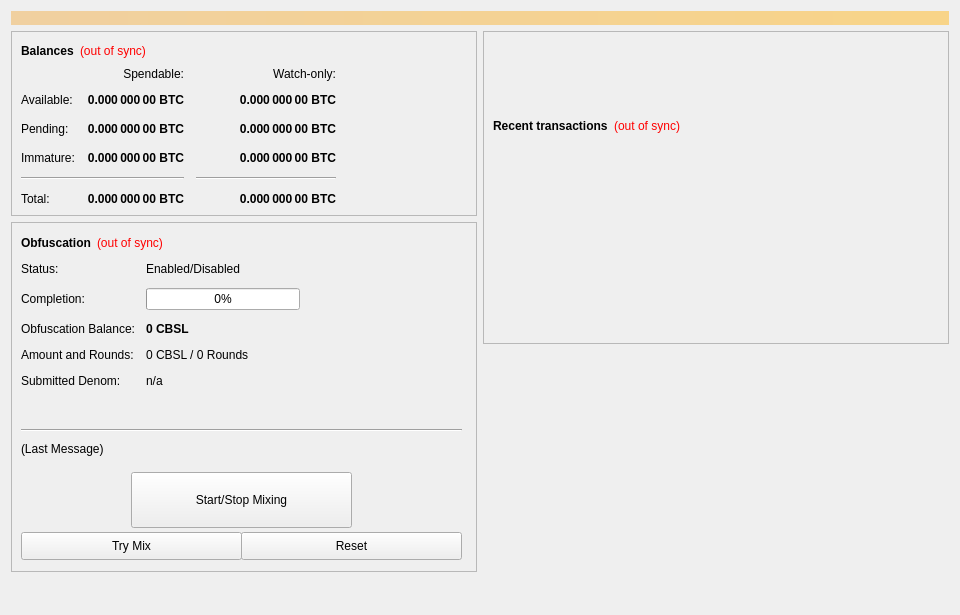
<?xml version="1.0" encoding="UTF-8"?>
<ui version="4.0">
 <class>OverviewPage</class>
 <widget class="QWidget" name="OverviewPage">
  <property name="geometry">
   <rect>
    <x>0</x>
    <y>0</y>
    <width>960</width>
    <height>615</height>
   </rect>
  </property>
  <property name="minimumSize">
   <size>
    <width>960</width>
    <height>0</height>
   </size>
  </property>
  <property name="windowTitle">
   <string>Form</string>
  </property>
  <layout class="QVBoxLayout" name="topLayout">
   <item>
    <widget class="QLabel" name="labelAlerts">
     <property name="visible">
      <bool>false</bool>
     </property>
     <property name="styleSheet">
      <string notr="true">background-color: qlineargradient(x1: 0, y1: 0, x2: 1, y2: 0, stop:0 #F0D0A0, stop:1 #F8D488); color:#000000;</string>
     </property>
     <property name="wordWrap">
      <bool>true</bool>
     </property>
     <property name="margin">
      <number>3</number>
     </property>
    </widget>
   </item>
   <item>
    <layout class="QHBoxLayout" name="horizontalLayout" stretch="1,1">
     <item>
      <layout class="QVBoxLayout" name="verticalLayout_2">
       <item>
        <widget class="QFrame" name="frame">
         <property name="frameShape">
          <enum>QFrame::StyledPanel</enum>
         </property>
         <property name="frameShadow">
          <enum>QFrame::Raised</enum>
         </property>
         <layout class="QVBoxLayout" name="verticalLayout_4">
          <item>
           <layout class="QHBoxLayout" name="horizontalLayout_4">
            <item>
             <widget class="QLabel" name="label_5">
              <property name="font">
               <font>
                <weight>75</weight>
                <bold>true</bold>
               </font>
              </property>
              <property name="text">
               <string>Balances</string>
              </property>
             </widget>
            </item>
            <item>
             <widget class="QLabel" name="labelWalletStatus">
              <property name="cursor">
               <cursorShape>WhatsThisCursor</cursorShape>
              </property>
              <property name="toolTip">
               <string>The displayed information may be out of date. Your wallet automatically synchronizes with the CBSL network after a connection is established, but this process has not completed yet.</string>
              </property>
              <property name="styleSheet">
               <string notr="true">QLabel { color: red; }</string>
              </property>
              <property name="text">
               <string notr="true">(out of sync)</string>
              </property>
              <property name="alignment">
               <set>Qt::AlignLeading|Qt::AlignLeft|Qt::AlignVCenter</set>
              </property>
             </widget>
            </item>
            <item>
             <spacer name="horizontalSpacer_3">
              <property name="orientation">
               <enum>Qt::Horizontal</enum>
              </property>
              <property name="sizeHint" stdset="0">
               <size>
                <width>40</width>
                <height>20</height>
               </size>
              </property>
             </spacer>
            </item>
           </layout>
          </item>
          <item>
           <layout class="QGridLayout" name="gridLayout">
            <property name="spacing">
             <number>12</number>
            </property>
            <item row="2" column="2">
             <widget class="QLabel" name="labelWatchPending">
              <property name="font">
               <font>
                <weight>75</weight>
                <bold>true</bold>
               </font>
              </property>
              <property name="cursor">
               <cursorShape>IBeamCursor</cursorShape>
              </property>
              <property name="toolTip">
               <string>Unconfirmed transactions to watch-only addresses</string>
              </property>
              <property name="text">
               <string notr="true">0.000 000 00 BTC</string>
              </property>
              <property name="alignment">
               <set>Qt::AlignRight|Qt::AlignTrailing|Qt::AlignVCenter</set>
              </property>
              <property name="textInteractionFlags">
               <set>Qt::LinksAccessibleByMouse|Qt::TextSelectableByKeyboard|Qt::TextSelectableByMouse</set>
              </property>
             </widget>
            </item>
            <item row="2" column="1">
             <widget class="QLabel" name="labelUnconfirmed">
              <property name="font">
               <font>
                <weight>75</weight>
                <bold>true</bold>
               </font>
              </property>
              <property name="cursor">
               <cursorShape>IBeamCursor</cursorShape>
              </property>
              <property name="toolTip">
               <string>Total of transactions that have yet to be confirmed, and do not yet count toward the spendable balance</string>
              </property>
              <property name="text">
               <string notr="true">0.000 000 00 BTC</string>
              </property>
              <property name="alignment">
               <set>Qt::AlignRight|Qt::AlignTrailing|Qt::AlignVCenter</set>
              </property>
              <property name="textInteractionFlags">
               <set>Qt::LinksAccessibleByMouse|Qt::TextSelectableByKeyboard|Qt::TextSelectableByMouse</set>
              </property>
             </widget>
            </item>
            <item row="3" column="2">
             <widget class="QLabel" name="labelWatchImmature">
              <property name="font">
               <font>
                <weight>75</weight>
                <bold>true</bold>
               </font>
              </property>
              <property name="cursor">
               <cursorShape>IBeamCursor</cursorShape>
              </property>
              <property name="toolTip">
               <string>Staked or masternode rewards in watch-only addresses that has not yet matured</string>
              </property>
              <property name="text">
               <string notr="true">0.000 000 00 BTC</string>
              </property>
              <property name="alignment">
               <set>Qt::AlignRight|Qt::AlignTrailing|Qt::AlignVCenter</set>
              </property>
              <property name="textInteractionFlags">
               <set>Qt::LinksAccessibleByMouse|Qt::TextSelectableByKeyboard|Qt::TextSelectableByMouse</set>
              </property>
             </widget>
            </item>
            <item row="4" column="0" colspan="2">
             <widget class="Line" name="lineSpendableBalance">
              <property name="orientation">
               <enum>Qt::Horizontal</enum>
              </property>
             </widget>
            </item>
            <item row="4" column="2">
             <widget class="Line" name="lineWatchBalance">
              <property name="sizePolicy">
               <sizepolicy hsizetype="Preferred" vsizetype="Fixed">
                <horstretch>0</horstretch>
                <verstretch>0</verstretch>
               </sizepolicy>
              </property>
              <property name="minimumSize">
               <size>
                <width>140</width>
                <height>0</height>
               </size>
              </property>
              <property name="orientation">
               <enum>Qt::Horizontal</enum>
              </property>
             </widget>
            </item>
            <item row="5" column="0">
             <widget class="QLabel" name="labelTotalText">
              <property name="text">
               <string>Total:</string>
              </property>
             </widget>
            </item>
            <item row="3" column="1">
             <widget class="QLabel" name="labelImmature">
              <property name="font">
               <font>
                <weight>75</weight>
                <bold>true</bold>
               </font>
              </property>
              <property name="cursor">
               <cursorShape>IBeamCursor</cursorShape>
              </property>
              <property name="toolTip">
               <string>Staked or masternode rewards that has not yet matured</string>
              </property>
              <property name="text">
               <string notr="true">0.000 000 00 BTC</string>
              </property>
              <property name="alignment">
               <set>Qt::AlignRight|Qt::AlignTrailing|Qt::AlignVCenter</set>
              </property>
              <property name="textInteractionFlags">
               <set>Qt::LinksAccessibleByMouse|Qt::TextSelectableByKeyboard|Qt::TextSelectableByMouse</set>
              </property>
             </widget>
            </item>
            <item row="2" column="3">
             <spacer name="horizontalSpacer_2">
              <property name="orientation">
               <enum>Qt::Horizontal</enum>
              </property>
              <property name="sizeHint" stdset="0">
               <size>
                <width>40</width>
                <height>20</height>
               </size>
              </property>
             </spacer>
            </item>
            <item row="3" column="0">
             <widget class="QLabel" name="labelImmatureText">
              <property name="text">
               <string>Immature:</string>
              </property>
             </widget>
            </item>
            <item row="5" column="1">
             <widget class="QLabel" name="labelTotal">
              <property name="font">
               <font>
                <weight>75</weight>
                <bold>true</bold>
               </font>
              </property>
              <property name="cursor">
               <cursorShape>IBeamCursor</cursorShape>
              </property>
              <property name="toolTip">
               <string>Your current total balance</string>
              </property>
              <property name="text">
               <string notr="true">0.000 000 00 BTC</string>
              </property>
              <property name="alignment">
               <set>Qt::AlignRight|Qt::AlignTrailing|Qt::AlignVCenter</set>
              </property>
              <property name="textInteractionFlags">
               <set>Qt::LinksAccessibleByMouse|Qt::TextSelectableByKeyboard|Qt::TextSelectableByMouse</set>
              </property>
             </widget>
            </item>
            <item row="5" column="2">
             <widget class="QLabel" name="labelWatchTotal">
              <property name="font">
               <font>
                <weight>75</weight>
                <bold>true</bold>
               </font>
              </property>
              <property name="cursor">
               <cursorShape>IBeamCursor</cursorShape>
              </property>
              <property name="toolTip">
               <string>Current total balance in watch-only addresses</string>
              </property>
              <property name="text">
               <string notr="true">0.000 000 00 BTC</string>
              </property>
              <property name="alignment">
               <set>Qt::AlignRight|Qt::AlignTrailing|Qt::AlignVCenter</set>
              </property>
              <property name="textInteractionFlags">
               <set>Qt::LinksAccessibleByMouse|Qt::TextSelectableByKeyboard|Qt::TextSelectableByMouse</set>
              </property>
             </widget>
            </item>
            <item row="0" column="2">
             <widget class="QLabel" name="labelWatchonly">
              <property name="text">
               <string>Watch-only:</string>
              </property>
              <property name="alignment">
               <set>Qt::AlignRight|Qt::AlignTrailing|Qt::AlignVCenter</set>
              </property>
             </widget>
            </item>
            <item row="1" column="0">
             <widget class="QLabel" name="labelBalanceText">
              <property name="text">
               <string>Available:</string>
              </property>
             </widget>
            </item>
            <item row="1" column="1">
             <widget class="QLabel" name="labelBalance">
              <property name="font">
               <font>
                <weight>75</weight>
                <bold>true</bold>
               </font>
              </property>
              <property name="cursor">
               <cursorShape>IBeamCursor</cursorShape>
              </property>
              <property name="toolTip">
               <string>Your current spendable balance</string>
              </property>
              <property name="text">
               <string notr="true">0.000 000 00 BTC</string>
              </property>
              <property name="alignment">
               <set>Qt::AlignRight|Qt::AlignTrailing|Qt::AlignVCenter</set>
              </property>
              <property name="textInteractionFlags">
               <set>Qt::LinksAccessibleByMouse|Qt::TextSelectableByKeyboard|Qt::TextSelectableByMouse</set>
              </property>
             </widget>
            </item>
            <item row="1" column="2">
             <widget class="QLabel" name="labelWatchAvailable">
              <property name="font">
               <font>
                <weight>75</weight>
                <bold>true</bold>
               </font>
              </property>
              <property name="cursor">
               <cursorShape>IBeamCursor</cursorShape>
              </property>
              <property name="toolTip">
               <string>Your current balance in watch-only addresses</string>
              </property>
              <property name="text">
               <string notr="true">0.000 000 00 BTC</string>
              </property>
              <property name="alignment">
               <set>Qt::AlignRight|Qt::AlignTrailing|Qt::AlignVCenter</set>
              </property>
              <property name="textInteractionFlags">
               <set>Qt::LinksAccessibleByMouse|Qt::TextSelectableByKeyboard|Qt::TextSelectableByMouse</set>
              </property>
             </widget>
            </item>
            <item row="2" column="0">
             <widget class="QLabel" name="labelPendingText">
              <property name="text">
               <string>Pending:</string>
              </property>
             </widget>
            </item>
            <item row="0" column="1">
             <widget class="QLabel" name="labelSpendable">
              <property name="text">
               <string>Spendable:</string>
              </property>
              <property name="alignment">
               <set>Qt::AlignRight|Qt::AlignTrailing|Qt::AlignVCenter</set>
              </property>
             </widget>
            </item>
           </layout>
          </item>
         </layout>
        </widget>
       </item>
       <item>
        <widget class="QFrame" name="frameObfuscation">
         <property name="minimumSize">
          <size>
           <width>0</width>
           <height>350</height>
          </size>
         </property>
         <property name="layoutDirection">
          <enum>Qt::LeftToRight</enum>
         </property>
         <property name="frameShape">
          <enum>QFrame::StyledPanel</enum>
         </property>
         <property name="frameShadow">
          <enum>QFrame::Raised</enum>
         </property>
         <widget class="QWidget" name="formLayoutWidget">
          <property name="geometry">
           <rect>
            <x>10</x>
            <y>40</y>
            <width>451</width>
            <height>161</height>
           </rect>
          </property>
          <layout class="QFormLayout" name="formLayout">
           <property name="fieldGrowthPolicy">
            <enum>QFormLayout::AllNonFixedFieldsGrow</enum>
           </property>
           <property name="horizontalSpacing">
            <number>11</number>
           </property>
           <property name="verticalSpacing">
            <number>12</number>
           </property>
           <item row="0" column="0">
            <widget class="QLabel" name="label_6">
             <property name="text">
              <string>Status:</string>
             </property>
            </widget>
           </item>
           <item row="1" column="0">
            <widget class="QLabel" name="label_7">
             <property name="text">
              <string>Completion:</string>
             </property>
            </widget>
           </item>
           <item row="1" column="1">
            <widget class="QProgressBar" name="obfuscationProgress">
             <property name="maximumSize">
              <size>
               <width>154</width>
               <height>16777215</height>
              </size>
             </property>
             <property name="value">
              <number>0</number>
             </property>
            </widget>
           </item>
           <item row="2" column="0">
            <widget class="QLabel" name="labelAnonymizedText">
             <property name="text">
              <string>Obfuscation Balance:</string>
             </property>
            </widget>
           </item>
           <item row="2" column="1">
            <widget class="QLabel" name="labelAnonymized">
             <property name="font">
              <font>
               <weight>75</weight>
               <bold>true</bold>
              </font>
             </property>
             <property name="text">
              <string notr="true">0 CBSL</string>
             </property>
            </widget>
           </item>
           <item row="3" column="0">
            <widget class="QLabel" name="label_8">
             <property name="text">
              <string>Amount and Rounds:</string>
             </property>
            </widget>
           </item>
           <item row="3" column="1">
            <widget class="QLabel" name="labelAmountRounds">
             <property name="text">
              <string>0 CBSL / 0 Rounds</string>
             </property>
            </widget>
           </item>
           <item row="4" column="0">
            <widget class="QLabel" name="label_9">
             <property name="text">
              <string>Submitted Denom:</string>
             </property>
            </widget>
           </item>
           <item row="4" column="1">
            <widget class="QLabel" name="labelSubmittedDenom">
             <property name="toolTip">
              <string>The denominations you submitted to the Masternode.&lt;br&gt;To mix, other users must submit the exact same denominations.</string>
             </property>
             <property name="text">
              <string>n/a</string>
             </property>
            </widget>
           </item>
           <item row="0" column="1">
            <widget class="QLabel" name="obfuscationEnabled">
             <property name="text">
              <string>Enabled/Disabled</string>
             </property>
            </widget>
           </item>
          </layout>
         </widget>
         <widget class="QPushButton" name="runAutoDenom">
          <property name="geometry">
           <rect>
            <x>251</x>
            <y>17</y>
            <width>1</width>
            <height>1</height>
           </rect>
          </property>
          <property name="palette">
           <palette>
            <active>
             <colorrole role="WindowText">
              <brush brushstyle="SolidPattern">
               <color alpha="255">
                <red>0</red>
                <green>0</green>
                <blue>0</blue>
               </color>
              </brush>
             </colorrole>
             <colorrole role="Button">
              <brush brushstyle="SolidPattern">
               <color alpha="255">
                <red>239</red>
                <green>238</green>
                <blue>238</blue>
               </color>
              </brush>
             </colorrole>
             <colorrole role="Light">
              <brush brushstyle="SolidPattern">
               <color alpha="255">
                <red>255</red>
                <green>255</green>
                <blue>255</blue>
               </color>
              </brush>
             </colorrole>
             <colorrole role="Midlight">
              <brush brushstyle="SolidPattern">
               <color alpha="255">
                <red>247</red>
                <green>246</green>
                <blue>246</blue>
               </color>
              </brush>
             </colorrole>
             <colorrole role="Dark">
              <brush brushstyle="SolidPattern">
               <color alpha="255">
                <red>119</red>
                <green>119</green>
                <blue>119</blue>
               </color>
              </brush>
             </colorrole>
             <colorrole role="Mid">
              <brush brushstyle="SolidPattern">
               <color alpha="255">
                <red>159</red>
                <green>159</green>
                <blue>159</blue>
               </color>
              </brush>
             </colorrole>
             <colorrole role="Text">
              <brush brushstyle="SolidPattern">
               <color alpha="255">
                <red>0</red>
                <green>0</green>
                <blue>0</blue>
               </color>
              </brush>
             </colorrole>
             <colorrole role="BrightText">
              <brush brushstyle="SolidPattern">
               <color alpha="255">
                <red>255</red>
                <green>255</green>
                <blue>255</blue>
               </color>
              </brush>
             </colorrole>
             <colorrole role="ButtonText">
              <brush brushstyle="SolidPattern">
               <color alpha="255">
                <red>0</red>
                <green>0</green>
                <blue>0</blue>
               </color>
              </brush>
             </colorrole>
             <colorrole role="Base">
              <brush brushstyle="SolidPattern">
               <color alpha="255">
                <red>255</red>
                <green>255</green>
                <blue>255</blue>
               </color>
              </brush>
             </colorrole>
             <colorrole role="Window">
              <brush brushstyle="SolidPattern">
               <color alpha="255">
                <red>239</red>
                <green>238</green>
                <blue>238</blue>
               </color>
              </brush>
             </colorrole>
             <colorrole role="Shadow">
              <brush brushstyle="SolidPattern">
               <color alpha="255">
                <red>0</red>
                <green>0</green>
                <blue>0</blue>
               </color>
              </brush>
             </colorrole>
             <colorrole role="AlternateBase">
              <brush brushstyle="SolidPattern">
               <color alpha="255">
                <red>247</red>
                <green>246</green>
                <blue>246</blue>
               </color>
              </brush>
             </colorrole>
             <colorrole role="ToolTipBase">
              <brush brushstyle="SolidPattern">
               <color alpha="255">
                <red>255</red>
                <green>255</green>
                <blue>220</blue>
               </color>
              </brush>
             </colorrole>
             <colorrole role="ToolTipText">
              <brush brushstyle="SolidPattern">
               <color alpha="255">
                <red>0</red>
                <green>0</green>
                <blue>0</blue>
               </color>
              </brush>
             </colorrole>
            </active>
            <inactive>
             <colorrole role="WindowText">
              <brush brushstyle="SolidPattern">
               <color alpha="255">
                <red>0</red>
                <green>0</green>
                <blue>0</blue>
               </color>
              </brush>
             </colorrole>
             <colorrole role="Button">
              <brush brushstyle="SolidPattern">
               <color alpha="255">
                <red>239</red>
                <green>238</green>
                <blue>238</blue>
               </color>
              </brush>
             </colorrole>
             <colorrole role="Light">
              <brush brushstyle="SolidPattern">
               <color alpha="255">
                <red>255</red>
                <green>255</green>
                <blue>255</blue>
               </color>
              </brush>
             </colorrole>
             <colorrole role="Midlight">
              <brush brushstyle="SolidPattern">
               <color alpha="255">
                <red>247</red>
                <green>246</green>
                <blue>246</blue>
               </color>
              </brush>
             </colorrole>
             <colorrole role="Dark">
              <brush brushstyle="SolidPattern">
               <color alpha="255">
                <red>119</red>
                <green>119</green>
                <blue>119</blue>
               </color>
              </brush>
             </colorrole>
             <colorrole role="Mid">
              <brush brushstyle="SolidPattern">
               <color alpha="255">
                <red>159</red>
                <green>159</green>
                <blue>159</blue>
               </color>
              </brush>
             </colorrole>
             <colorrole role="Text">
              <brush brushstyle="SolidPattern">
               <color alpha="255">
                <red>0</red>
                <green>0</green>
                <blue>0</blue>
               </color>
              </brush>
             </colorrole>
             <colorrole role="BrightText">
              <brush brushstyle="SolidPattern">
               <color alpha="255">
                <red>255</red>
                <green>255</green>
                <blue>255</blue>
               </color>
              </brush>
             </colorrole>
             <colorrole role="ButtonText">
              <brush brushstyle="SolidPattern">
               <color alpha="255">
                <red>0</red>
                <green>0</green>
                <blue>0</blue>
               </color>
              </brush>
             </colorrole>
             <colorrole role="Base">
              <brush brushstyle="SolidPattern">
               <color alpha="255">
                <red>255</red>
                <green>255</green>
                <blue>255</blue>
               </color>
              </brush>
             </colorrole>
             <colorrole role="Window">
              <brush brushstyle="SolidPattern">
               <color alpha="255">
                <red>239</red>
                <green>238</green>
                <blue>238</blue>
               </color>
              </brush>
             </colorrole>
             <colorrole role="Shadow">
              <brush brushstyle="SolidPattern">
               <color alpha="255">
                <red>0</red>
                <green>0</green>
                <blue>0</blue>
               </color>
              </brush>
             </colorrole>
             <colorrole role="AlternateBase">
              <brush brushstyle="SolidPattern">
               <color alpha="255">
                <red>247</red>
                <green>246</green>
                <blue>246</blue>
               </color>
              </brush>
             </colorrole>
             <colorrole role="ToolTipBase">
              <brush brushstyle="SolidPattern">
               <color alpha="255">
                <red>255</red>
                <green>255</green>
                <blue>220</blue>
               </color>
              </brush>
             </colorrole>
             <colorrole role="ToolTipText">
              <brush brushstyle="SolidPattern">
               <color alpha="255">
                <red>0</red>
                <green>0</green>
                <blue>0</blue>
               </color>
              </brush>
             </colorrole>
            </inactive>
            <disabled>
             <colorrole role="WindowText">
              <brush brushstyle="SolidPattern">
               <color alpha="255">
                <red>119</red>
                <green>119</green>
                <blue>119</blue>
               </color>
              </brush>
             </colorrole>
             <colorrole role="Button">
              <brush brushstyle="SolidPattern">
               <color alpha="255">
                <red>239</red>
                <green>238</green>
                <blue>238</blue>
               </color>
              </brush>
             </colorrole>
             <colorrole role="Light">
              <brush brushstyle="SolidPattern">
               <color alpha="255">
                <red>255</red>
                <green>255</green>
                <blue>255</blue>
               </color>
              </brush>
             </colorrole>
             <colorrole role="Midlight">
              <brush brushstyle="SolidPattern">
               <color alpha="255">
                <red>247</red>
                <green>246</green>
                <blue>246</blue>
               </color>
              </brush>
             </colorrole>
             <colorrole role="Dark">
              <brush brushstyle="SolidPattern">
               <color alpha="255">
                <red>119</red>
                <green>119</green>
                <blue>119</blue>
               </color>
              </brush>
             </colorrole>
             <colorrole role="Mid">
              <brush brushstyle="SolidPattern">
               <color alpha="255">
                <red>159</red>
                <green>159</green>
                <blue>159</blue>
               </color>
              </brush>
             </colorrole>
             <colorrole role="Text">
              <brush brushstyle="SolidPattern">
               <color alpha="255">
                <red>119</red>
                <green>119</green>
                <blue>119</blue>
               </color>
              </brush>
             </colorrole>
             <colorrole role="BrightText">
              <brush brushstyle="SolidPattern">
               <color alpha="255">
                <red>255</red>
                <green>255</green>
                <blue>255</blue>
               </color>
              </brush>
             </colorrole>
             <colorrole role="ButtonText">
              <brush brushstyle="SolidPattern">
               <color alpha="255">
                <red>119</red>
                <green>119</green>
                <blue>119</blue>
               </color>
              </brush>
             </colorrole>
             <colorrole role="Base">
              <brush brushstyle="SolidPattern">
               <color alpha="255">
                <red>239</red>
                <green>238</green>
                <blue>238</blue>
               </color>
              </brush>
             </colorrole>
             <colorrole role="Window">
              <brush brushstyle="SolidPattern">
               <color alpha="255">
                <red>239</red>
                <green>238</green>
                <blue>238</blue>
               </color>
              </brush>
             </colorrole>
             <colorrole role="Shadow">
              <brush brushstyle="SolidPattern">
               <color alpha="255">
                <red>0</red>
                <green>0</green>
                <blue>0</blue>
               </color>
              </brush>
             </colorrole>
             <colorrole role="AlternateBase">
              <brush brushstyle="SolidPattern">
               <color alpha="255">
                <red>239</red>
                <green>238</green>
                <blue>238</blue>
               </color>
              </brush>
             </colorrole>
             <colorrole role="ToolTipBase">
              <brush brushstyle="SolidPattern">
               <color alpha="255">
                <red>255</red>
                <green>255</green>
                <blue>220</blue>
               </color>
              </brush>
             </colorrole>
             <colorrole role="ToolTipText">
              <brush brushstyle="SolidPattern">
               <color alpha="255">
                <red>0</red>
                <green>0</green>
                <blue>0</blue>
               </color>
              </brush>
             </colorrole>
            </disabled>
           </palette>
          </property>
          <property name="focusPolicy">
           <enum>Qt::NoFocus</enum>
          </property>
          <property name="autoFillBackground">
           <bool>true</bool>
          </property>
          <property name="text">
           <string/>
          </property>
          <property name="flat">
           <bool>true</bool>
          </property>
         </widget>
         <widget class="QPushButton" name="toggleObfuscation">
          <property name="geometry">
           <rect>
            <x>120</x>
            <y>250</y>
            <width>221</width>
            <height>56</height>
           </rect>
          </property>
          <property name="sizePolicy">
           <sizepolicy hsizetype="MinimumExpanding" vsizetype="Fixed">
            <horstretch>0</horstretch>
            <verstretch>0</verstretch>
           </sizepolicy>
          </property>
          <property name="text">
           <string>Start/Stop Mixing</string>
          </property>
         </widget>
         <widget class="Line" name="lineLastMessage">
          <property name="geometry">
           <rect>
            <x>10</x>
            <y>200</y>
            <width>441</width>
            <height>16</height>
           </rect>
          </property>
          <property name="orientation">
           <enum>Qt::Horizontal</enum>
          </property>
         </widget>
         <widget class="QLabel" name="obfuscationStatus">
          <property name="geometry">
           <rect>
            <x>10</x>
            <y>220</y>
            <width>451</width>
            <height>61</height>
           </rect>
          </property>
          <property name="minimumSize">
           <size>
            <width>288</width>
            <height>43</height>
           </size>
          </property>
          <property name="text">
           <string>(Last Message)</string>
          </property>
          <property name="alignment">
           <set>Qt::AlignLeading|Qt::AlignLeft|Qt::AlignTop</set>
          </property>
          <property name="wordWrap">
           <bool>true</bool>
          </property>
         </widget>
         <widget class="QPushButton" name="obfuscationAuto">
          <property name="geometry">
           <rect>
            <x>10</x>
            <y>310</y>
            <width>221</width>
            <height>28</height>
           </rect>
          </property>
          <property name="sizePolicy">
           <sizepolicy hsizetype="MinimumExpanding" vsizetype="Fixed">
            <horstretch>0</horstretch>
            <verstretch>0</verstretch>
           </sizepolicy>
          </property>
          <property name="toolTip">
           <string>Try to manually submit a Obfuscation request.</string>
          </property>
          <property name="text">
           <string>Try Mix</string>
          </property>
         </widget>
         <widget class="QPushButton" name="obfuscationReset">
          <property name="geometry">
           <rect>
            <x>230</x>
            <y>310</y>
            <width>221</width>
            <height>28</height>
           </rect>
          </property>
          <property name="sizePolicy">
           <sizepolicy hsizetype="MinimumExpanding" vsizetype="Fixed">
            <horstretch>0</horstretch>
            <verstretch>0</verstretch>
           </sizepolicy>
          </property>
          <property name="toolTip">
           <string>Reset the current status of Obfuscation (can interrupt Obfuscation if it's in the process of Mixing, which can cost you money!)</string>
          </property>
          <property name="autoFillBackground">
           <bool>false</bool>
          </property>
          <property name="text">
           <string>Reset</string>
          </property>
         </widget>
         <widget class="QWidget" name="layoutWidget">
          <property name="geometry">
           <rect>
            <x>10</x>
            <y>10</y>
            <width>431</width>
            <height>22</height>
           </rect>
          </property>
          <layout class="QHBoxLayout" name="horizontalLayout_5">
           <item>
            <widget class="QLabel" name="label_2">
             <property name="font">
              <font>
               <weight>75</weight>
               <bold>true</bold>
              </font>
             </property>
             <property name="text">
              <string>Obfuscation</string>
             </property>
            </widget>
           </item>
           <item>
            <widget class="QLabel" name="labelObfuscationSyncStatus">
             <property name="toolTip">
              <string>The displayed information may be out of date. Your wallet automatically synchronizes with the CBSL network after a connection is established, but this process has not completed yet.</string>
             </property>
             <property name="styleSheet">
              <string notr="true">QLabel { color: red; }</string>
             </property>
             <property name="text">
              <string notr="true">(out of sync)</string>
             </property>
             <property name="alignment">
              <set>Qt::AlignLeading|Qt::AlignLeft|Qt::AlignVCenter</set>
             </property>
            </widget>
           </item>
           <item>
            <spacer name="horizontalSpacer_4">
             <property name="orientation">
              <enum>Qt::Horizontal</enum>
             </property>
             <property name="sizeHint" stdset="0">
              <size>
               <width>40</width>
               <height>20</height>
              </size>
             </property>
            </spacer>
           </item>
          </layout>
         </widget>
        </widget>
       </item>
       <item>
        <spacer name="verticalSpacer">
         <property name="orientation">
          <enum>Qt::Vertical</enum>
         </property>
         <property name="sizeHint" stdset="0">
          <size>
           <width>20</width>
           <height>40</height>
          </size>
         </property>
        </spacer>
       </item>
      </layout>
     </item>
     <item>
      <layout class="QVBoxLayout" name="verticalLayout_3">
       <item>
        <widget class="QFrame" name="frame_2">
         <property name="frameShape">
          <enum>QFrame::StyledPanel</enum>
         </property>
         <property name="frameShadow">
          <enum>QFrame::Raised</enum>
         </property>
         <layout class="QVBoxLayout" name="verticalLayout">
          <item>
           <spacer name="verticalSpacer_3">
            <property name="orientation">
             <enum>Qt::Vertical</enum>
            </property>
            <property name="sizeType">
             <enum>QSizePolicy::Fixed</enum>
            </property>
            <property name="sizeHint" stdset="0">
             <size>
              <width>20</width>
              <height>75</height>
             </size>
            </property>
           </spacer>
          </item>
          <item>
           <layout class="QHBoxLayout" name="horizontalLayout_2">
            <item>
             <widget class="QLabel" name="label_4">
              <property name="font">
               <font>
                <weight>75</weight>
                <bold>true</bold>
               </font>
              </property>
              <property name="text">
               <string>Recent transactions</string>
              </property>
             </widget>
            </item>
            <item>
             <widget class="QLabel" name="labelTransactionsStatus">
              <property name="cursor">
               <cursorShape>WhatsThisCursor</cursorShape>
              </property>
              <property name="toolTip">
               <string>The displayed information may be out of date. Your wallet automatically synchronizes with the CBSL network after a connection is established, but this process has not completed yet.</string>
              </property>
              <property name="styleSheet">
               <string notr="true">QLabel { color: red; }</string>
              </property>
              <property name="text">
               <string notr="true">(out of sync)</string>
              </property>
              <property name="alignment">
               <set>Qt::AlignRight|Qt::AlignTrailing|Qt::AlignVCenter</set>
              </property>
             </widget>
            </item>
            <item>
             <spacer name="horizontalSpacer">
              <property name="orientation">
               <enum>Qt::Horizontal</enum>
              </property>
              <property name="sizeHint" stdset="0">
               <size>
                <width>40</width>
                <height>20</height>
               </size>
              </property>
             </spacer>
            </item>
           </layout>
          </item>
          <item>
           <widget class="QListView" name="listTransactions">
            <property name="styleSheet">
             <string notr="true">QListView { background: transparent; }</string>
            </property>
            <property name="frameShape">
             <enum>QFrame::NoFrame</enum>
            </property>
            <property name="verticalScrollBarPolicy">
             <enum>Qt::ScrollBarAlwaysOff</enum>
            </property>
            <property name="horizontalScrollBarPolicy">
             <enum>Qt::ScrollBarAlwaysOff</enum>
            </property>
            <property name="selectionMode">
             <enum>QAbstractItemView::NoSelection</enum>
            </property>
           </widget>
          </item>
         </layout>
        </widget>
       </item>
       <item>
        <spacer name="verticalSpacer_2">
         <property name="orientation">
          <enum>Qt::Vertical</enum>
         </property>
         <property name="sizeType">
          <enum>QSizePolicy::Expanding</enum>
         </property>
         <property name="sizeHint" stdset="0">
          <size>
           <width>20</width>
           <height>40</height>
          </size>
         </property>
        </spacer>
       </item>
      </layout>
     </item>
    </layout>
   </item>
  </layout>
 </widget>
 <resources/>
 <connections/>
</ui>
